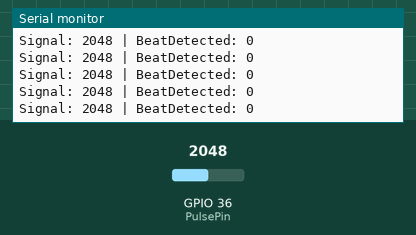
Recording of a sketch running on a simulated ESP32. Parts: the last lines printed to the serial monitor. The inputs (shaded band) are chosen by the test bench; at power-on: GPIO 36 (PulsePin) = 2048 (analog values on the 0–4095 scale).

Above: at 7.5 s.
7.6 s: GPIO 36 (PulsePin) set to 11
At 8.2 s:
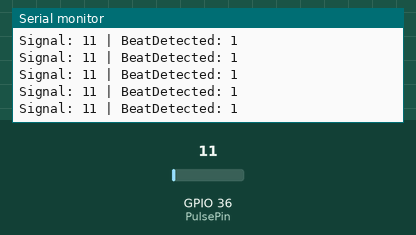
9.1 s: GPIO 36 (PulsePin) set to 8
At 9.7 s:
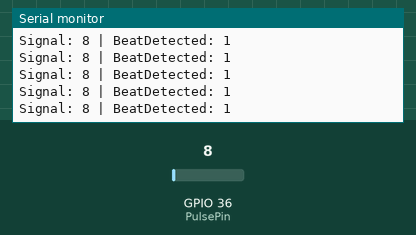
Timing chart, 0 to 11.6 s (numbered marks = the images above; inputs shaded):
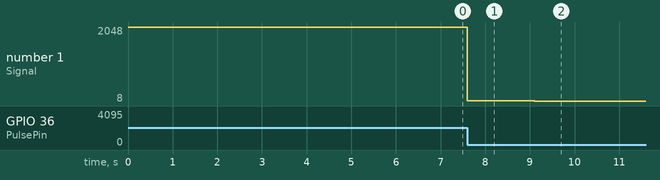

The sketch:

SEN-11574.ino
```cpp
const int PulsePin = 36;      // Analog input pin (GPIO36 on ESP32)
const int LEDPin = 2;         // On-board LED pin (optional)

int Threshold = 250;          // Adjust this based on your signal range
bool beatDetected = false;

int Signal = 0;
unsigned long lastBeatTime = 0;
unsigned long currentTime = 0;
int BPM = 0;


void setup() {
  Serial.begin(115200);
  analogReadResolution(12);
}

void loop() {
  Signal = analogRead(PulsePin);
  currentTime = millis();

  Serial.print("Signal: ");
  Serial.print(Signal);
  Serial.print(" | BeatDetected: ");
  Serial.println(beatDetected);

  if (Signal < Threshold && !beatDetected) {
    beatDetected = true;

    unsigned long timeBetweenBeats = currentTime - lastBeatTime;

    if (timeBetweenBeats > 300) {
      BPM = 60000 / timeBetweenBeats;
      lastBeatTime = currentTime;

      Serial.print("BPM: ");
      Serial.println(BPM);
      digitalWrite(LEDPin, HIGH);
    }
  }

  if (Signal > Threshold && beatDetected) {
    beatDetected = false;
    digitalWrite(LEDPin, LOW);
  }

  delay(5);
}
```

Measured:
- after the input at 7.6 s, the serial monitor: prints a new line at once (image 1)
- after the input at 9.1 s, the serial monitor: prints a new line at once (image 2)
- plotted number 1: 2048 → 11 after the input at 7.6 s, 11 → 8 after the input at 9.1 s
